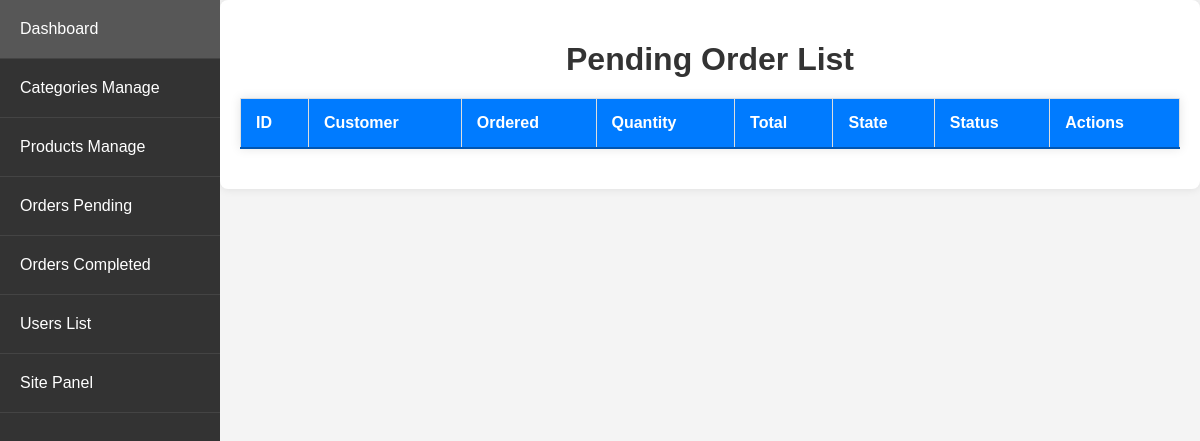
Before: /admin_app/admin_app/orders/ (signed in) with the older database file.
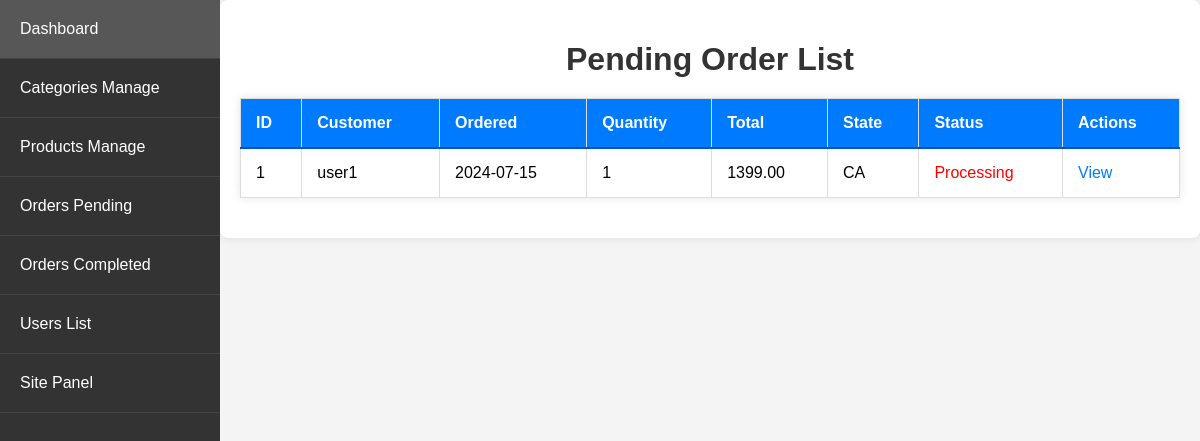
After: the same page with the newer database file.
### store/models.py (models this page shows, shortened)
class Order(models.Model):
    STATUS_CHOICES = [
        ('Processing', 'Processing'),
        ('Shipped', 'Shipped'),
        ('Delivered', 'Delivered')
    ]
    customer = models.ForeignKey(Customer, on_delete=models.SET_NULL, null=True, blank=True)
    date_ordered = models.DateTimeField(auto_now_add=True)
    complete = models.BooleanField(default=False)
    transaction_id = models.CharField(max_length=100, null=True)
    status = models.CharField(max_length=20, choices=STATUS_CHOICES, default='Processing')
    processing_time = models.DateTimeField(null=True, blank=True)
    shipped_time = models.DateTimeField(null=True, blank=True)
    delivered_time = models.DateTimeField(null=True, blank=True)
    @property
    def get_cart_total(self):
        orderitems = self.orderitem_set.all()
        total = sum([item.get_total for item in orderitems])
        return total
    @property
    def get_cart_items(self):
        orderitems = self.orderitem_set.all()
        total = sum([item.quantity for item in orderitems])
        return total

class Customer(models.Model):
    user = models.OneToOneField(User, on_delete=models.CASCADE)
    name = models.CharField(max_length=200, null=True)
    contact_number = models.CharField(max_length=12, unique=True, null=True)

class OrderItem(models.Model):
    product = models.ForeignKey(Product, on_delete=models.SET_NULL, null=True)
    order = models.ForeignKey(Order, on_delete=models.SET_NULL, null=True)
    quantity = models.IntegerField(default=0, null=True, blank=True)
    date_added = models.DateTimeField(auto_now_add=True)
    price_at_purchase = models.DecimalField(max_digits=7, decimal_places=2, null=True, blank=True)
    @property
    def get_total(self):
        if self.price_at_purchase is None:
            self.price_at_purchase = self.product.new_price
        return self.price_at_purchase * self.quantity

class ShippingAddress(models.Model):
    customer = models.ForeignKey(Customer, on_delete=models.SET_NULL, null=True)
    order = models.ForeignKey(Order, on_delete=models.SET_NULL, null=True)
    number = models.CharField(max_length=12, null=False, blank=False)
    whatsapp = models.CharField(max_length=12, null=False, blank=False)
    address = models.CharField(max_length=200, null=False)
    city = models.CharField(max_length=200, null=False)
    state = models.CharField(max_length=200, null=False)
    zipcode = models.CharField(max_length=200, null=False)
    date_added = models.DateTimeField(auto_now_add=True)

### admin_app/views.py (the view)
# urls.py: path('admin_app/orders/', views.order_list, name='order_list'),
@login_required
@user_passes_test(is_admin)
def order_list(request):
    orders = Order.objects.filter(Q(complete=True) & ~Q(status='Delivered'))
    orders_with_details = []
    for order in orders:
        shipping_address = ShippingAddress.objects.filter(order=order).first()
        total_quantity = OrderItem.objects.filter(order=order).aggregate(Sum('quantity'))['quantity__sum']
        orders_with_details.append({
            'order': order,
            'state': shipping_address.state if shipping_address else 'N/A',
            'total_quantity': total_quantity or 0
        })
    return render(request, 'admin_app/order_list.html', {'orders_with_details': orders_with_details})

### admin_app/views.py (called while the page is built)
def is_admin(user):
    return user.is_superuser

### store/context_processors.py (called while the page is built)
def menu_link(request): # this function don't wanna call to work, it's defined in setting to work
    links_list = Category.objects.annotate(
        num_products=Count('product', filter=Q(product__active=True, product__stock__gt=0))
    ).filter(num_products__gt=0).order_by('name')  # Add an order_by clause here
    paginator3 = Paginator(links_list, 8)
    try:
        page = int(request.GET.get('page', '1'))
    except:
        page = 1
    try:
        links = paginator3.page(page)
    except (InvalidPage, EmptyPage):
        links = paginator3.page(paginator3.num_pages)
    return dict(links=links)

def cart_data(request):
    data = cartData(request)
    cartItems = data['cartItems']
    return dict(cartItems=cartItems)

def wishlist_count(request):
    if request.user.is_authenticated:
        wishlist_count = Wishlist.objects.filter(user=request.user).count()
    else:
        cookie_data = cookieWishlist(request)
        wishlist_count = cookie_data['wishlist_count']
    return {'wishlist_count': wishlist_count}

### store/utils.py (called while the page is built)
def cartData(request):
    if request.user.is_authenticated:
        customer = request.user.customer
        order, created = Order.objects.get_or_create(customer=customer, complete=False)
        items = order.orderitem_set.all()
        cartItems = order.get_cart_items
        total_price_difference = 0
    else:
        cookieData = cookieCart(request)
        cartItems = cookieData['cartItems']
        order = cookieData['order']
        items = cookieData['items']
        total_price_difference = cookieData['total_price_difference']
    print("............cartData.............")
    return {'cartItems': cartItems, 'order': order, 'items': items, 'total_price_difference': total_price_difference}

### admin_app/templates/admin_app/order_list.html (shortened to what this page needs)
{% extends 'admin_app/base_admin.html' %}
{% block content %}
<h1>Pending Order List</h1>
<table>
    <thead>
        <tr>
            <th>ID</th>
            <th>Customer</th>
            <th>Ordered</th>
            <th>Quantity</th>
            <th>Total</th>
            <th>State</th>
            <th>Status</th>
            <th>Actions</th>
        </tr>
    </thead>
    <tbody>
        {% for order_detail in orders_with_details %}
        <tr>
            <td>{{ forloop.counter }}</td>
            <td>{{ order_detail.order.customer.name }}</td>
            <td>{{ order_detail.order.date_ordered|date:"Y-m-d" }}</td>
            <td>{{ order_detail.total_quantity }}</td>
            <td>{{ order_detail.order.get_cart_total }}</td>
            <td>{{ order_detail.state }}</td>
            <td class="{% if order_detail.order.status == 'Processing' %}status-processing{% elif order_detail.order.status == 'Shipped' %}status-shipped{% endif %}">
                {{ order_detail.order.status }}
            </td>
            <td>
                <a href="{% url 'admin_app:order_view' order_detail.order.pk %}">View</a>
            </td>
        </tr>
        {% endfor %}
    </tbody>
</table>
{% endblock %}

### admin_app/templates/admin_app/base_admin.html (shortened to what this page needs)
{% load static %}
<!DOCTYPE html>
<html lang="en">
<head>
    <link rel="stylesheet" href="{% static 'CSS/admin_dashboard.css' %}">
</head>
<body>
    <div class="wrapper">
        <ul class="sidebar">
            <li style="padding: 0px;"><a style="padding: 20px;" href="{% url 'admin_app:dashboard' %}">Dashboard</a></li>
            <li style="padding: 0px;"><a style="padding: 20px;" href="{% url 'admin_app:category_list' %}">Categories Manage</a></li>
            <li style="padding: 0px;"><a style="padding: 20px;" href="{% url 'admin_app:product_list' %}">Products Manage</a></li>
            <li style="padding: 0px;"><a style="padding: 20px;" href="{% url 'admin_app:order_list' %}">Orders Pending</a></li>
            <li style="padding: 0px;"><a style="padding: 20px;" href="{% url 'admin_app:order_compleated' %}">Orders Completed</a></li>
            <li style="padding: 0px;"><a style="padding: 20px;" href="{% url 'admin_app:users_list' %}">Users List</a></li>
            <li style="padding: 0px;"><a style="padding: 20px;" href="{% url 'store_app:allProdCat' %}">Site Panel</a></li>
        </ul>
        <div class="container">
            {% block content %}
            {% endblock %}
        </div>
    </div>
</body>
</html>

### static/CSS/admin_dashboard.css (style rules this page uses)
body { font-family: Arial, sans-serif; background-color: #f4f4f4; margin: 0; padding: 0; }
.wrapper { display: flex; }
.sidebar { width: 220px; background-color: #333; padding: 0; margin: 0; list-style: none; height: 100vh; position: fixed; top: 0; left: 0; overflow-y: auto; }
.sidebar li { border-bottom: 1px solid #444; }
.sidebar a { display: block; color: white; text-decoration: none; padding: 15px 20px; transition: background 0.3s; }
.container { margin-left: 220px; padding: 20px; width: calc(100% - 220px); box-sizing: border-box; background: #fff; box-shadow: 0 0 10px rgba(0, 0, 0, 0.1); border-radius: 8px; }
h1 { text-align: center; color: #333; margin-bottom: 20px; }
table { width: 100%; border-collapse: collapse; margin-bottom: 20px; box-shadow: 0 0 10px rgba(0, 0, 0, 0.1); }
thead { background: #007bff; color: #fff; }
thead th { padding: 15px; text-align: left; border-bottom: 2px solid #0056b3; }
td, th { padding: 15px; border: 1px solid #ddd; }
td a { color: #007bff; text-decoration: none; transition: color 0.3s; }

### admin_app/templates/admin_app/order_list.html (style rules this page uses)
.status-processing { color: red; }

Changed rows visible on the page:
now on this page (row edited): Order: order.customer.name "user1", order.date_ordered "2024-07-15", total_quantity "1", order.get_cart_total "1399.00", state "CA", order.status "Processing"
